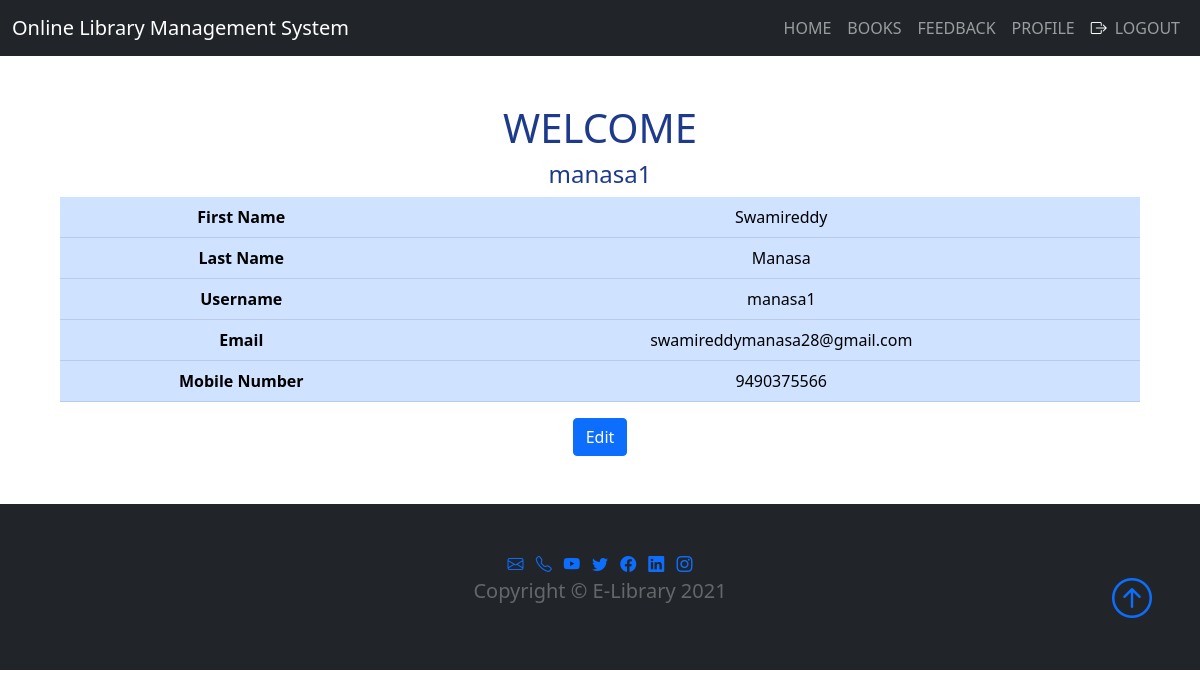
The page /student/profile.php (signed in) on the database its author committed.
### tables this page shows
CREATE TABLE `student` (
  `first` varchar(100) NOT NULL,
  `last` varchar(100) NOT NULL,
  `username` varchar(100) NOT NULL,
  `password` varchar(100) NOT NULL,
  `roll` varchar(100) NOT NULL,
  `email` varchar(100) NOT NULL,
  `contact` varchar(100) NOT NULL,
  `pic` varchar(100) NOT NULL
);

### student/profile.php (the view, shortened to what this page needs)
<?php
include "connection.php";
include 'modals/navbar.php';
$q = mysqli_query($db, "SELECT * FROM student where username ='$_SESSION[login_user]' ;");
$row = mysqli_fetch_assoc($q);
?>
<section class="p-5">
	<div class="container text-center text-blue-900">
		<h1>WELCOME</h1>
		<h4>
			<?php echo $_SESSION['login_user']; ?>
		</h4>
	</div>
	<div class="container text-center">
		<table class="table table-primary table-stripped">
			<tr>
				<th scope="row">First Name</th>
				<td><?php echo $row['first'] ?></td>
			</tr>
			<tr>
				<th scope="row">Last Name</th>
				<td><?php echo $row['last'] ?></td>
			</tr>
			<tr>
				<th scope="row">Username</th>
				<td><?php echo $row['username'] ?></td>
			</tr>
			<tr>
				<th scope="row">Email</th>
				<td><?php echo $row['email'] ?></td>
			</tr>
			<tr>
				<th scope="row">Mobile Number</th>
				<td><?php echo $row['contact'] ?></td>
			</tr>
		</table>
	</div>
	<div class="container text-center">
		<form action="" method="post">
			<button class="btn btn-primary btn-large" name="submit1" >Edit</button>
		</form>
	</div>
</section>
<?php
include 'modals/footer.php';
?>

### rows shown on the page
student: first "Swamireddy", last "Manasa", username "manasa1", email "swamireddymanasa28@gmail.com", contact "9490375566"

### other values the page prints
$_SESSION['login_user'] "manasa1"
